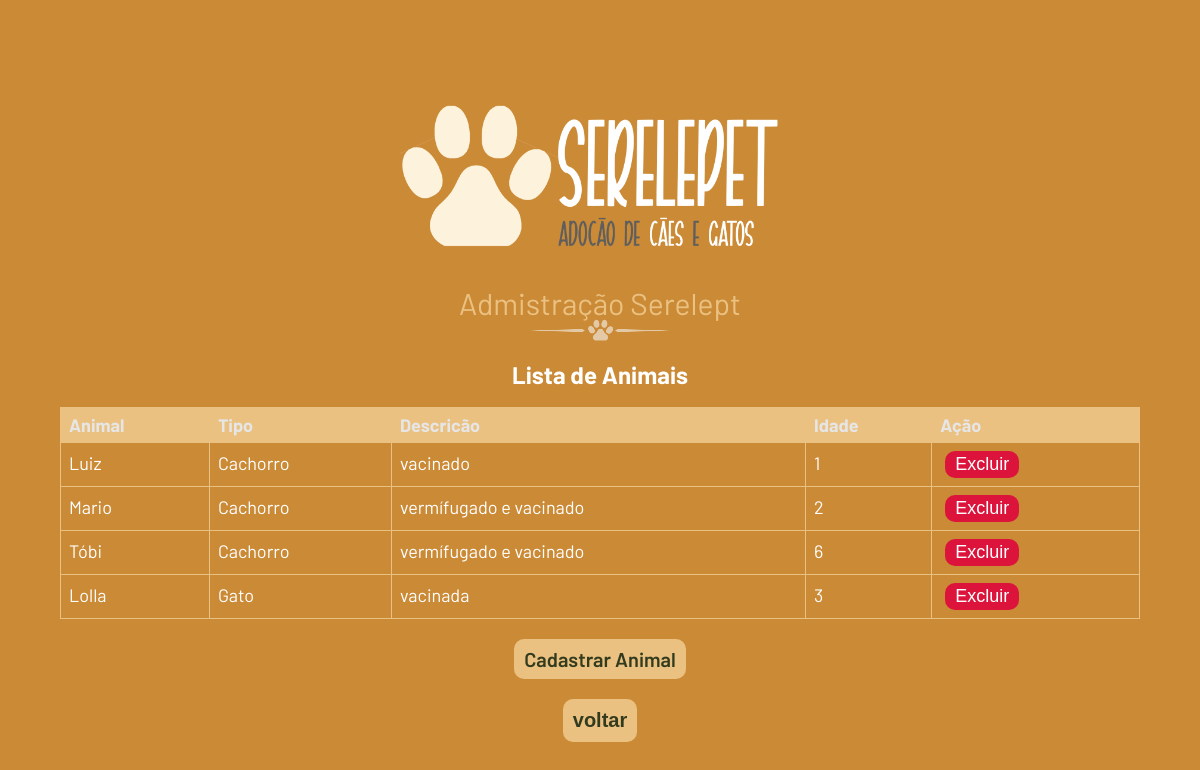
The app's page /admin.php with its own data.
### tables this page shows
CREATE TABLE `animal` (
  `id` int(30) NOT NULL,
  `tipo` varchar(45) NOT NULL,
  `nome` varchar(45) NOT NULL,
  `descricao` varchar(45) NOT NULL,
  `imagem` varchar(30) NOT NULL,
  `idade` int(30) NOT NULL
);

### Repositorio/AnimalRepositorio.php (called while the page is built, shortened)
<?php
class AnimalRepositorio
{
    private $conn;
    public function __construct($conn)
    {
        $this->conn = $conn;
    }
    public function buscarTodos()
    {
        $sql = "SELECT * FROM animal ORDER BY tipo, idade asc";
        $result = $this->conn->query($sql);
        $animais = array();
        if ($result->num_rows > 0) {
            while ($row = $result->fetch_assoc()) {
                $animal = new Animal(
                    $row['id'],
                    $row['tipo'],
                    $row['nome'],
                    $row['descricao'],
                    $row['imagem'],
                    $row['idade']
                );
                $animais[] = $animal;
            }
        }
        return $animais;
    }
}

### Modelo/Animal.php (called while the page is built, shortened)
<?php
class Animal{
    private string $tipo;
    private string $nome;
    private string $descricao;
    private float $idade;
    public function __construct(?int $id,
                                string $tipo,
                                string $nome,
                                string $descricao,
                                string $imagem = "logo.png",
                                float $idade)
    {
        $this->tipo = $tipo;
        $this->nome = $nome;
        $this->descricao = $descricao;
        $this->idade = $idade;
    }
    public function getTipo(): string
    {
        return $this->tipo;
    }
    public function getNome(): string
    {
        return $this->nome;
    }
    public function getDescricao(): string
    {
        return $this->descricao;
    }
    public function getIdade(): float
    {
        return $this->idade;
    }
}
?>

### admin.php (the view, shortened to what this page needs)
<?php
require "conexao.php";
require "Modelo/Animal.php";
require "Repositorio/AnimalRepositorio.php";
$animalRepositorio = new AnimalRepositorio($conn);
$animais = $animalRepositorio->buscarTodos();
?>
<!doctype html>
<html lang="pt-br">
<head>
  <link rel="stylesheet" href="css/reset.css">
  <link rel="stylesheet" href="css/index.css">
  <link rel="stylesheet" href="css/admin.css">
</head>
<body>
  <main>
    <section class="container-admin-banner">
      <img src="img/logo-horizontal.png" class="logo-admin" alt="logo">
      <h1>Admistração Serelept</h1>
      <img class="ornaments" src="img/ornaments.png" alt="ornaments">
    </section>
    <h2>Lista de Animais</h2>
    <section class="container-table">
      <table>
        <thead>
          <tr>
            <th>Animal</th>
            <th>Tipo</th>
            <th>Descricão</th>
            <th>Idade</th>
            <th colspan="2">Ação</th>
          </tr>
        </thead>
        <tbody>
          <?php foreach ($animais as $animal) : ?>
            <tr>
              <td><?= $animal->getNome() ?></td>
              <td><?= $animal->getTipo() ?></td>
              <td><?= $animal->getDescricao() ?></td>
              <td><?= $animal->getIdade() ?></td>
              <td>
                <form action="excluir-animal.php" method=GET>
                  <input type="submit" class="botao-excluir" value="Excluir">
                </form>
              </td>
            </tr>
          <?php endforeach; ?>
        </tbody>
      </table>
      <a class="botao-cadastrar" href="cadastrar-animal.php">Cadastrar Animal</a>
      <form action="index.php" method="post">
            <input type="submit" name="voltar"
            class="botao-cadastrar" value="voltar"/>
      </form>
    </section>
  </main>
</body>
</html>

### css/index.css (style rules this page uses)
body { background-color: #cb8a36; font-family: 'Barlow', sans-serif; }
main { height: 100vh; }
h2 { text-align: center; font-size: 48px; margin: 20px 0px; color: #FFF; font-weight: bold; }
.ornaments { width: 200px; }

### css/admin.css (style rules this page uses)
.container-admin-banner { display: flex; align-items: center; flex-direction: column; margin: 80px 0px 20px; }
.logo-admin { width: 400px; }
h2 { font-size: 24px; }
.container-table { display: flex; align-items: center; flex-direction: column; }
table { width: 90%; margin: auto 0; }
table, th, td { border: 1px solid #EBC181; }
table th { padding: 11px 0 11px; background-color: #EBC181; color: #e6e6e6; font-weight: bold; font-size: 18px; text-align: left; padding: 8px; }
table tr { border: 1px solid #ddd; }
table td { color: #FFF; font-size: 18px; padding: 8px; }
.container-admin-banner h1 { margin-top: 40px; font-size: 30px; color: #EBC181; }
table tbody tr td a, .botao-cadastrar, .botao-excluir, .botao-editar { padding: 3px 10px; border-radius: 10px; color: #FFFFFF; text-decoration: none; margin: 0 5px; transition: 0.7s; border: none; font-size: 18px; }
.botao-cadastrar { background: #EBC181; color: #333B1E; font-weight: 600; margin-top: 20px; font-size: 20px; border-radius: 10px; padding: 10px 10px; border: none; }
.botao-excluir { background: crimson; }

### records on screen
animal: nome "Luiz", tipo "Cachorro", descricao "vacinado", idade "1"
animal: nome "Mario", tipo "Cachorro", descricao "vermífugado e vacinado", idade "2"
animal: nome "Tóbi", tipo "Cachorro", descricao "vermífugado e vacinado", idade "6"
animal: nome "Lolla", tipo "Gato", descricao "vacinada", idade "3"
